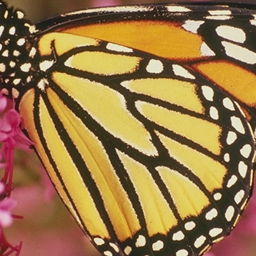
#> input picture core/utils/test.bmp, 256 x 256 px, found by its file name
$ python utils_inpaint.py
#> lines starting #> are read from the running program, lines starting #| are printed output that depends on the picture
import cv2
import numpy as np
import matplotlib.pyplot as plt

def load_image(path):
#> called with path = 'core/utils/test.bmp'
    image = cv2.imread(path, cv2.IMREAD_COLOR)
#> image is the input picture: shape (256, 256, 3); mean B, G, R 72.8, 119.2, 153
    image = cv2.cvtColor(image, cv2.COLOR_BGR2RGB)
    return image.astype(np.float32) / 255.0
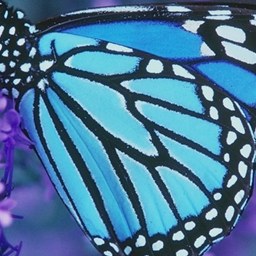
#> returned value: shape (256, 256, 3) float32; mean of channels 0, 1, 2 0.6, 0.468, 0.286; drawn as B, G, R

def create_mask(shape, ratio):
    return np.random.rand(*shape[:2]) < ratio

def apply_mask(image, mask):
    return image * mask[:, :, None]
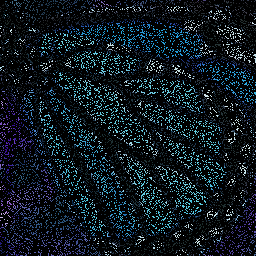
#> returned value: shape (256, 256, 3) float32; mean of channels 0, 1, 2 0.122, 0.0952, 0.0582; drawn as B, G, R

def shepard_interpolation(image, mask, window=9, p=2):
#> called with window = 9, p = 2
    h, w, _ = image.shape
#> h = 256; w = 256
    output = np.copy(image)

    y, x = np.where(mask == 0)

    for i, j in zip(y, x):
        i_min, i_max = max(0, i - window // 2), min(h, i + window // 2 + 1)
        j_min, j_max = max(0, j - window // 2), min(w, j + window // 2 + 1)

        local_pixels = image[i_min:i_max, j_min:j_max]
        local_mask = mask[i_min:i_max, j_min:j_max]

        valid_coords = np.argwhere(local_mask)
        valid_pixels = local_pixels[local_mask.astype(bool)]

        if valid_coords.size == 0:
            continue

        distances = np.linalg.norm(valid_coords + [i_min, j_min] - [i, j], axis=1)**p
        weights = 1.0 / np.maximum(distances, 1e-6)
        weights /= weights.sum()

        output[i, j] = np.dot(weights, valid_pixels)
#> this loop made 52213 passes
#> (j, j_min, j_max, distances) on passes 13 to 15: (12, 8, 17, [4, 9, 16, 1, 8, 4, 20, 9, 25, 20, 32]), (13, 9, 18, [1, 4, 9, 2, 13, 5, 13, 10, 18, 25, 17, 25]), (17, 13, 22, [9, 4, 1, 5, 5, 10, 9, 13, 25, 25, 17, 25])
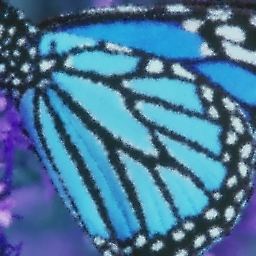
#> output: shape (256, 256, 3) float32; mean of channels 0, 1, 2 0.6, 0.468, 0.286; drawn as B, G, R

    return np.clip(output, 0, 1)

def show_images(images, titles):
    plt.figure(figsize=(12, 6))
    for i, (img, title) in enumerate(zip(images, titles)):
        plt.subplot(1, len(images), i + 1)
        plt.imshow(img)
        plt.title(title)
        plt.axis('off')
#> this loop made 2 passes
#> title on passes 1 to 2: 'Masked Image', 'Interpolated Image'
    plt.tight_layout()
    plt.show()
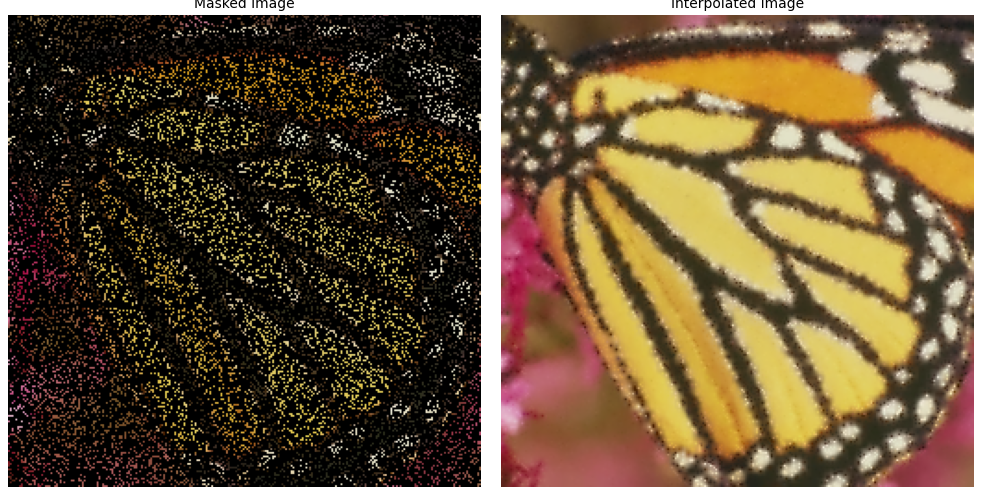
#> figure drawn by matplotlib, 2 panels

def main():
    image_path = 'core/utils/test.bmp'
    image = load_image(image_path)
    mask = create_mask(image.shape, 0.2)

    masked_image = apply_mask(image, mask)
    interpolated_image = shepard_interpolation(masked_image, mask)

    show_images([masked_image, interpolated_image], ['Masked Image', 'Interpolated Image'])

if __name__ == '__main__':
    main()
